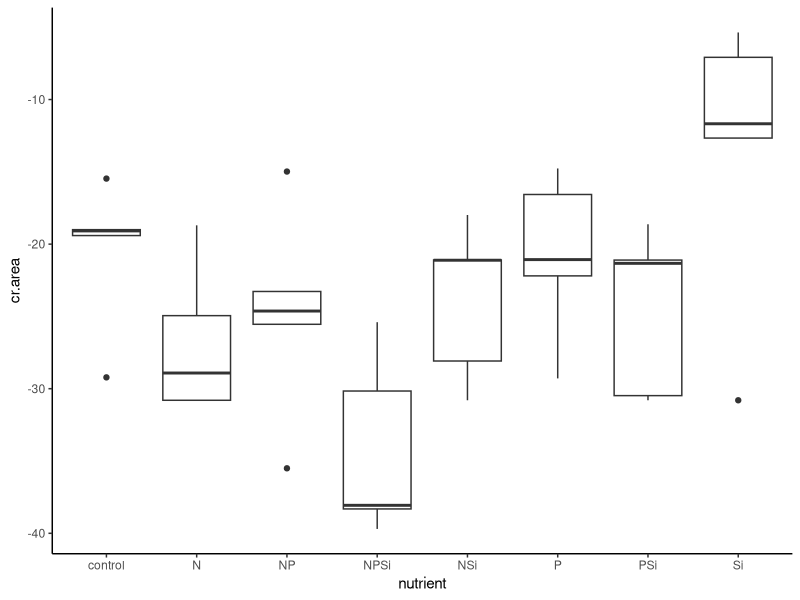
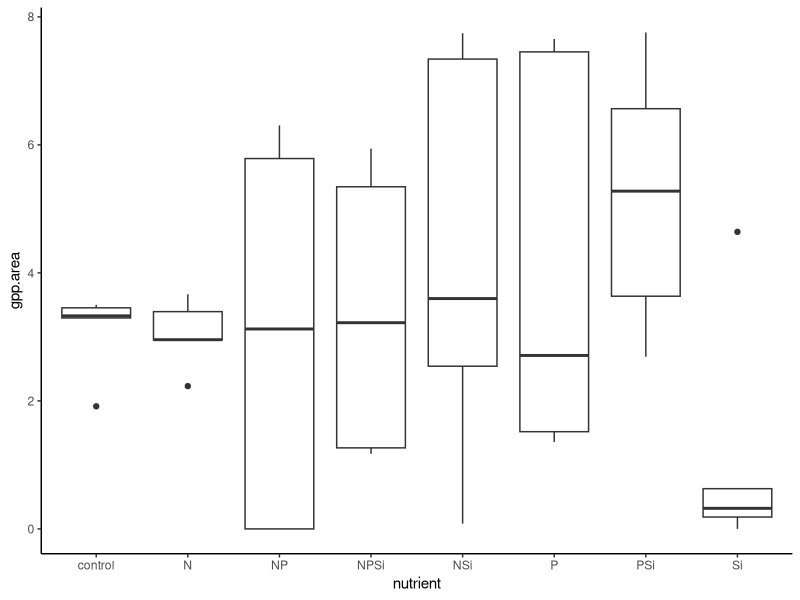
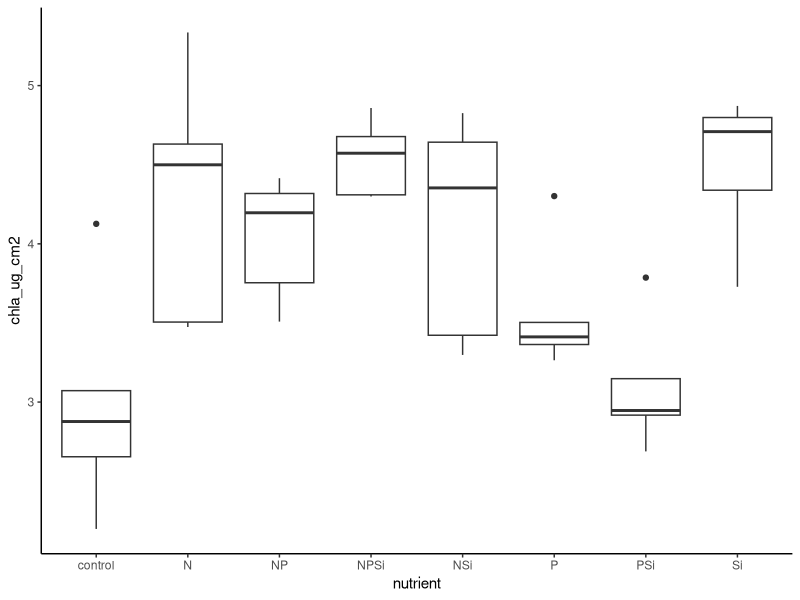
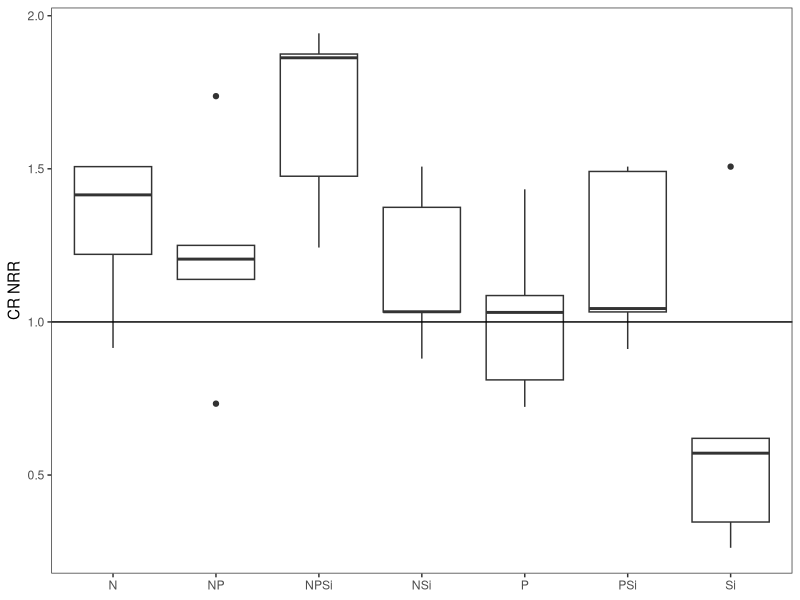
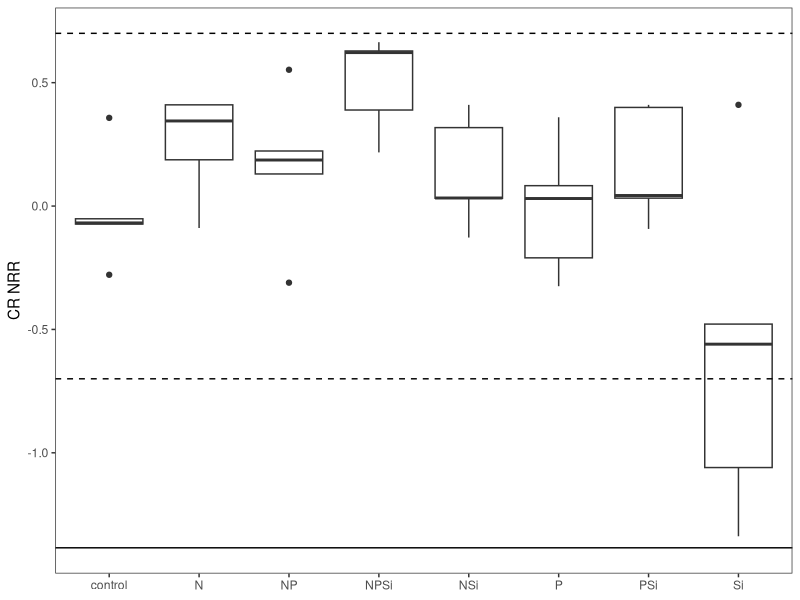
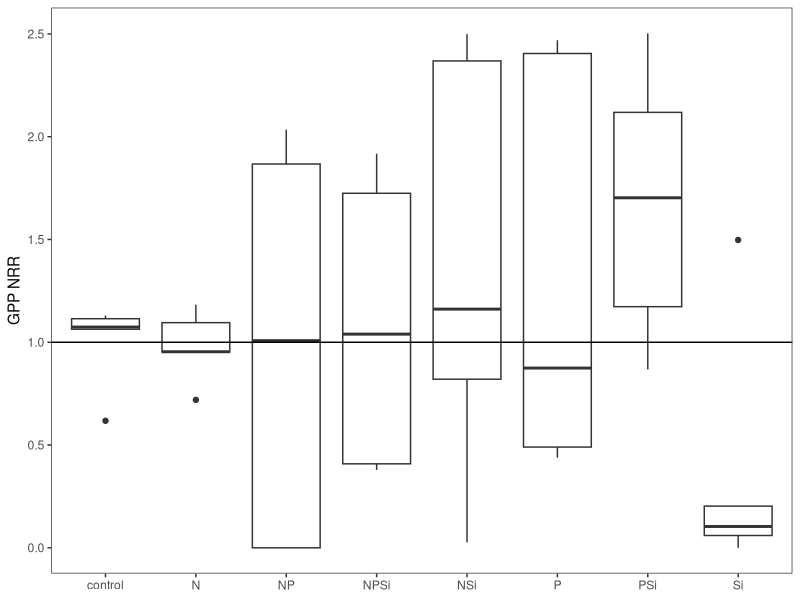
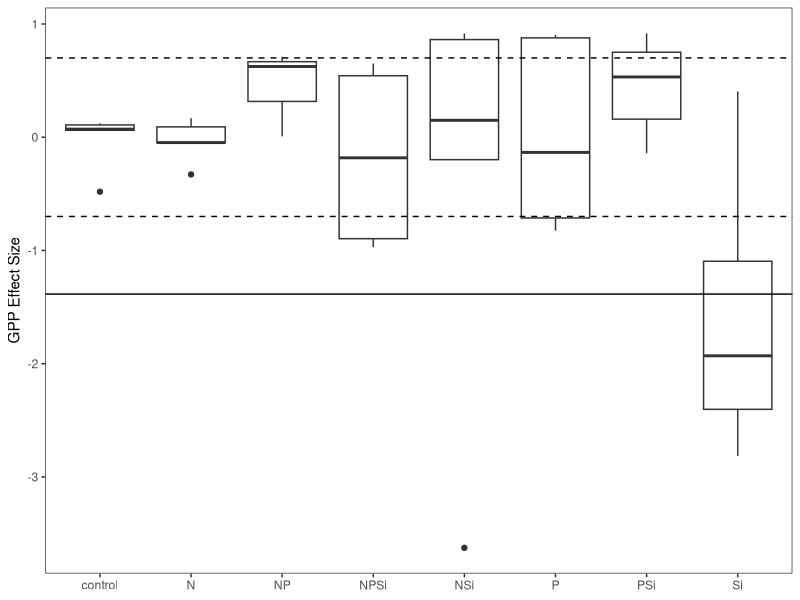
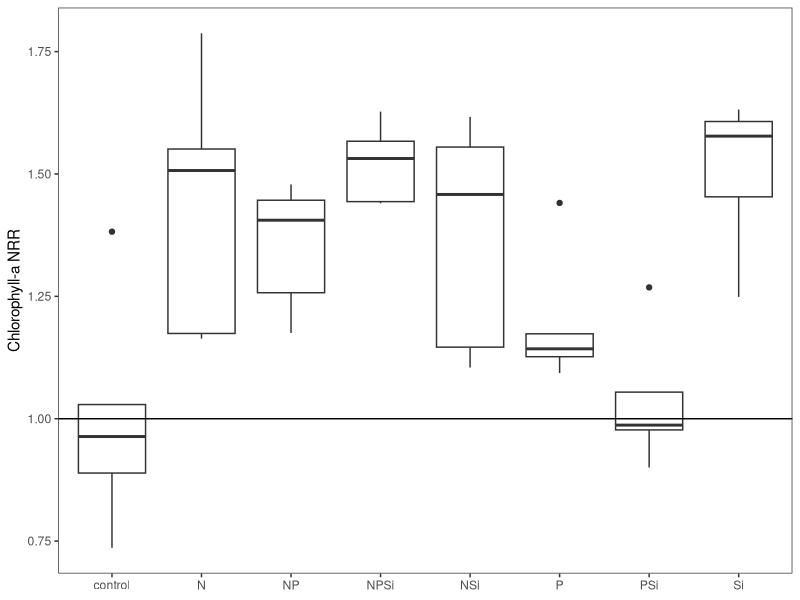

These figures' R source, in order: (Note: this script raises an error after producing the figures.)
#Author:  Clay Arango
#Creation date: 14-Feb-19
#Script to analyze NDS data from Summer 2018 WSB work with S. Roley and A. Alexiades

#packages

library(nlme)
library(nortest)
library(plyr)
library(dplyr)
library(multcomp)
library(MASS)
library(ggplot2)

#Load data
aht_summer <- read.table(file="aht_summer.csv", header=T, sep=",")

#set variable
d = aht_summer

#evaluate data to make sure factors are correct
names(d)

unique(d$nutrient) #control, N, NP, NPSi, NSi, P, PSi, Si
unique(d$N) #should be 0 and 1
unique(d$P) #should be 0 and 1
unique(d$Si) #should be 0 and 1
unique(d$top) #should be "sponge" and "glass"
#if need to change, use recode function below. 
d$top<-recode(d$top, "cellulose" ="sponge")
str(d)

#convert N and P vand Si alues (0 or 1 for absence or presence) to factors
d$N<-as.factor(d$N)
d$P<-as.factor(d$P)
d$Si<-as.factor(d$Si)
str(d)

#subset data into gpp and cr response
d.cr = subset(d, top=="sponge", data=d)
d.gpp = subset(d, top=="glass", data=d)

#check for outliers and check data entry before calculating NRR.
ggplot(d.cr, aes(x=nutrient, y=cr.area))+geom_boxplot() +theme_classic()
#one low and one high control but seem well-distributed

#calculate nrr for cr
x<-ddply(d.cr, "nutrient", summarise, ave_cr = mean(cr.area, na.rm=T)) #changed to ddply b/c allows
#to specify by column name - I had a csv file with the relevant column in a different position.
x
d.cr$cr.nrr = d.cr$cr.area/-20.436057 #divide by control ave_cr

#check for outliers and check data entry before calculating NRR.
ggplot(d.gpp, aes(x=nutrient, y=gpp.area))+geom_boxplot() +theme_classic()
#one high-ish Si value checks out
ggplot(d.gpp, aes(x=nutrient, y=chla_ug_cm2))+geom_boxplot() +theme_classic()
#one high control checks out, but consider dropping. F6

#calculate nrr for gpp and chla
x<- ddply(d.gpp, "nutrient", summarise, ave_gpp = mean(gpp.area, na.rm=T), ave_chla = mean(chla_ug_cm2, na.rm=T)) 
x
d.gpp$gpp.nrr = d.gpp$gpp.area/3.099015 #divide by control ave_gpp
d.gpp$chla.nrr = d.gpp$chla_ug_cm2/2.985545 #divide by control ave_chla
x1<- ddply(subset(d.gpp, !(nds.id=="F6")), "nutrient", summarise, ave_chla = mean(chla_ug_cm2, na.rm=T)) 
x1
d.gpp$chla.nrr_1<-d.gpp$chla_ug_cm2/2.700340
  
#now combine into one and export
d.cr$chla.nrr<-NA
d.cr$chla.nrr_1<-NA
d.cr$gpp.nrr<-NA
d.gpp$cr.nrr<-NA
d.nrr<-rbind(d.cr, d.gpp)
d.nrr$site.date<-"aht_summer"
d.nrr$gpp.es<-log(d.nrr$gpp.nrr)
d.nrr$cr.es<-log(d.nrr$cr.nrr)
d.nrr$chla.es<-log(d.nrr$chla.nrr)
d.nrr$chla.es_1<-log(d.nrr$chla.nrr_1)

write.table(d.nrr, "aht_summer_nrr.csv",  sep=",", quote=F, row.names =F)

###############
#plots of NRR
##############
ggplot(data=subset(d.cr, !(nutrient=="control")), aes(x=nutrient, y=cr.nrr))+geom_boxplot()+theme_bw()+
  ylab("CR NRR")+geom_abline(slope = 0, intercept = 1)+
  theme(axis.title.x=element_blank(), panel.grid.minor=element_blank(), panel.grid.major=element_blank())
#Si inhibition; others neutral or limitation

ggplot(data=subset(d.nrr, (top=="sponge")), aes(x=nutrient, y=cr.es))+geom_boxplot()+theme_bw()+
  ylab("CR NRR")+geom_hline(yintercept = 0.7, lty="dashed")+ geom_hline(yintercept = -0.7, lty="dashed")+
  geom_hline(yintercept = -1.385)+
  theme(axis.title.x=element_blank(), panel.grid.minor=element_blank(), panel.grid.major=element_blank())

ggplot(data=d.gpp, aes(x=nutrient, y=gpp.nrr))+geom_boxplot()+theme_bw()+
  ylab("GPP NRR")+geom_abline(slope = 0, intercept = 1)+
  theme(axis.title.x=element_blank(), panel.grid.minor=element_blank(), panel.grid.major=element_blank())
#mostly inhibition

ggplot(data=subset(d.nrr, top =="glass"),aes(x=nutrient, y=gpp.es))+geom_boxplot()+theme_bw()+
  ylab("GPP Effect Size")+geom_hline(yintercept = 0.7, lty="dashed")+
  geom_hline(yintercept = -0.7, lty="dashed")+ geom_hline(yintercept = -1.385)+
  theme(axis.title.x=element_blank(), panel.grid.minor=element_blank(), panel.grid.major=element_blank())

ggplot(data=d.gpp, aes(x=nutrient, y=chla.nrr))+geom_boxplot()+theme_bw()+
  ylab("Chlorophyll-a NRR")+geom_abline(slope = 0, intercept = 1)+ 
  theme(axis.title.x=element_blank(), panel.grid.minor=element_blank(), panel.grid.major=element_blank())

ggplot(data=d.gpp, aes(x=nutrient, y=chla.nrr_1))+geom_boxplot()+theme_bw()+
  ylab("Chlorophyll-a NRR")+geom_abline(slope = 0, intercept = 1)+ 
  theme(axis.title.x=element_blank(), panel.grid.minor=element_blank(), panel.grid.major=element_blank())

ggplot(data=subset(d.nrr, (top=="glass")), aes(x=nutrient, y=chla.es))+geom_boxplot()+theme_bw()+
  ylab("Chla Effect Size")+ geom_hline(yintercept = 0.7, lty="dashed")+    
  theme(axis.title.x=element_blank(), panel.grid.minor=element_blank(), panel.grid.major=element_blank())

ggplot(data=subset(d.nrr, (top=="glass")), aes(x=nutrient, y=chla.es_1))+geom_boxplot()+theme_bw()+
  ylab("Chla Effect Size")+ geom_hline(yintercept = 0.7, lty="dashed")+    
  theme(axis.title.x=element_blank(), panel.grid.minor=element_blank(), panel.grid.major=element_blank())

##########
#NRR Summary Files
#########

GPP_sum<-ddply(d.gpp, "nutrient", summarise, ave_nrr.gpp=mean(gpp.nrr, na.rm=T), sd_nrr.gpp=sd(gpp.nrr, na.rm=T), 
               se_nrr.gpp =(sd(gpp.nrr)/sqrt(sum(!is.na(gpp.nrr)))), 
               ci95_nrr.gpp = (1.96*(sd(gpp.nrr)/sqrt(sum(!is.na(gpp.nrr))))),
               ave_nrr.chla=mean(chla.nrr, na.rm=T), sd_nrr.chla=sd(chla.nrr, na.rm=T), 
               se_nrr.chla =(sd(chla.nrr)/sqrt(sum(!is.na(chla.nrr)))), 
               ci95_nrr.chla = (1.96*(sd(chla.nrr)/sqrt(sum(!is.na(chla.nrr))))))
CR_sum<-ddply(d.cr, "nutrient", summarise, ave_nrr.cr=mean(cr.nrr, na.rm=T), sd_nrr.cr=sd(cr.nrr, na.rm=T), 
              se_nrr.cr =(sd(cr.nrr)/sqrt(sum(!is.na(cr.nrr)))), 
              ci95_nrr.cr = (1.96*(sd(cr.nrr)/sqrt(sum(!is.na(cr.nrr))))))

#now combine into one and export
d.sum<-merge(GPP_sum, CR_sum, by="nutrient")
d.sum$site_date<-"aht_summer"
write.table(d.sum, "reec_summer_summ.csv",  sep=",", quote=F, row.names =F)

############################################################
#analyze RESPIRATION data
############################################################

M1<-gls(cr.area~N*P*Si, data=d.cr, na.action=na.omit)
E1<-residuals(M1)
qqnorm(E1)
qqline(E1)
ad.test(E1)
   #residuals are more-or-less normally distributed, p=0.4456. A lot of wiggle around QQ line
hist(E1) #ok
plot(M1)# a little bit heteroscedastic but not dramatically so. less variation as values increase

plot(filter(d.cr, !is.na(cr.area)) %>% dplyr::select(nutrient), 
     E1, xlab="nutrient", ylab="Residuals")
bartlett.test(cr.area~nutrient, data=d.cr)
   #variance test OK

anova(M1)
  #N limitation. P and Si co-limitation (secondary co-limitation??)
#            numDF  F-value p-value
#(Intercept)     1 492.4297  <.0001
#N               1  13.0729  0.0010
#P               1   5.6370  0.0240
#Si              1   0.2001  0.6577
#N:P             1   0.0790  0.7805
#N:Si            1   1.5230  0.2264
#P:Si            1   7.3806  0.0107
#N:P:Si          1   0.0524  0.8205


##########################################################
#do multiple 2 way ANOVAs to improve our ability to interpret
##########################################################
#N and P
M1<-gls(cr.area~N*P, data=d.cr, na.action=na.omit)
E1<-residuals(M1)
qqnorm(E1)
qqline(E1)
ad.test(E1)
#residuals are normally distributed, p=0.3835
hist(E1)  
plot(M1)

bartlett.test(cr.area~nutrient, data=d.cr)
#variance test OK

anova(M1) #interpretation, N and P limitation

#remove NA for plotting
xx = na.omit(subset(d.cr, select = c(N,P,cr.area)))
interaction.plot(xx$N, xx$P, xx$cr.area)

#N and Si
M1<-gls(cr.area~N*Si, data=d.cr, na.action=na.omit)
E1<-residuals(M1)
qqnorm(E1)
qqline(E1)
ad.test(E1)
#residuals are normally distributed, p=0.2922
hist(E1)  
plot(M1)

bartlett.test(cr.area~nutrient, data=d.cr)
#variance test OK

anova(M1) #interpretation, N limitation

#remove NA for plotting
xx = na.omit(subset(d.cr, select = c(N,Si,cr.area)))
interaction.plot(xx$N, xx$Si, xx$cr.area)

#P and Si
M1<-gls(cr.area~P*Si, data=d.cr, na.action=na.omit)
E1<-residuals(M1)
qqnorm(E1)
qqline(E1)
ad.test(E1)
#residuals are normally distributed, p=0.2969
hist(E1)  
plot(M1)

bartlett.test(cr.area~nutrient, data=d.cr)
#variance test OK

anova(M1) #P is significant only in the presence of silica

#remove NA for plotting
xx = na.omit(subset(d.cr, select = c(P,Si,cr.area)))
interaction.plot(xx$P, xx$Si, xx$cr.area)
##########################################################
##########################################################

ggplot(data=d.cr, aes(x=nutrient, y = cr.area))+geom_boxplot()

x <- group_by(d.cr, nutrient) %>%  # Grouping function causes subsequent functions to aggregate by treatment
  summarize(cr.mean = abs(mean(cr.area, na.rm = TRUE)), # na.rm = TRUE to remove missing values
            cr.sd=abs(sd(cr.area, na.rm = TRUE)),  # na.rm = TRUE to remove missing values
            n = sum(!is.na(cr.area)), # of observations, excluding NAs. 
            cr.se=cr.sd/sqrt(n))


#ggsave('output/figures/Aht_summer_CRNRR.tiff',
#       units="in",
#       width=3.25,
#       height=3.25,
#       dpi=1200,
#       compression="lzw")

##########################
#analyze the CHLA data
##########################
M1<-gls(chla_ug_cm2~N*P*Si, data=subset(d.gpp,!nds.id=="F6"), na.action=na.omit) 
E1<-residuals(M1)
qqnorm(E1)
qqline(E1)
ad.test(E1)
#ok
hist(E1) #ok
plot(M1)# ok

plot(filter(d.gpp, !is.na(chla_ug_cm2)) %>% dplyr::select(nutrient), 
     E1, xlab="nutrient", ylab="Residuals")
bartlett.test(cr.area~nutrient, data=d.cr)
#variance test OK

anova(M1)
############################################################
#analyze the PRODUCTION data
############################################################

M1<-gls(log10(gpp.area+1)~N*P*Si, data=d.gpp, na.action=na.omit) #had to log-transform
E1<-residuals(M1)
qqnorm(E1)
qqline(E1)
ad.test(E1)
  #with log transformation: looks better, p = 0.8947)
  #w/o transformation: residuals not normal (p = 0.012, clear deviation from QQ line)

hist(E1, xlab="residuals", main="")
plot(M1)

plot(filter(d.gpp, !is.na(gpp.area)) %>% dplyr::select(nutrient), 
     E1, xlab="nutrient", ylab="Residuals")
bartlett.test(gpp.area~nutrient, data=d.gpp)
   #variance increases with value, even with transformation. will use kruskal-wallis

ggplot(data=d.gpp, aes(x=nutrient, y = gpp.area))+geom_boxplot()
anova(M1)#doing anova anyway
#nothing significant

kruskal.test(gpp.area~nutrient, data=d.gpp, na.action=na.omit)#kruskal-wallis can only have 1 factor.


x <- group_by(d.gpp, nutrient) %>%  # Grouping function causes subsequent functions to aggregate by season and reach
  summarize(gpp.mean = abs(mean(gpp.area, na.rm = TRUE)), # na.rm = TRUE to remove missing values
            gpp.sd=abs(sd(gpp.area, na.rm = TRUE)),  # na.rm = TRUE to remove missing values
            n = sum(!is.na(gpp.area)), # of observations, excluding NAs. 
            gpp.se=gpp.sd/sqrt(n))

ggplot(data=x, aes(x=nutrient, y=gpp.mean)) + 
  geom_bar(stat="identity", position=position_dodge(), color = "black") + 
  geom_errorbar(aes(ymin=gpp.mean, ymax=gpp.mean+gpp.se), width=0.2, 
                position=position_dodge(0.9)) + 
  xlab("Nutrient") +
  ylab(expression(Production~(ug~O[2]~m^{-2}~h^{-1}))) +
  labs(fill="Light") +
  theme_bw() +
  theme(panel.grid.major=element_blank(),
        panel.grid.minor=element_blank(), 
        legend.title=element_text(size=6), 
        legend.key=element_blank(),  
        legend.position=c(0.5,0.95),  
        legend.text=element_text(size=8),  
        legend.background=element_blank(),  
        legend.direction="horizontal",  
        legend.key.size=unit(0.3, "cm"),  
        axis.title.y=element_text(size=8),  
        axis.title.x=element_text(size=8),  
        axis.text.x=element_text(size=8))

#ggsave('output/figures/gppByNutrient.tiff',
#       units="in",
#       width=3.25,
#       height=3.25,
#       dpi=1200,
#       compression="lzw")
